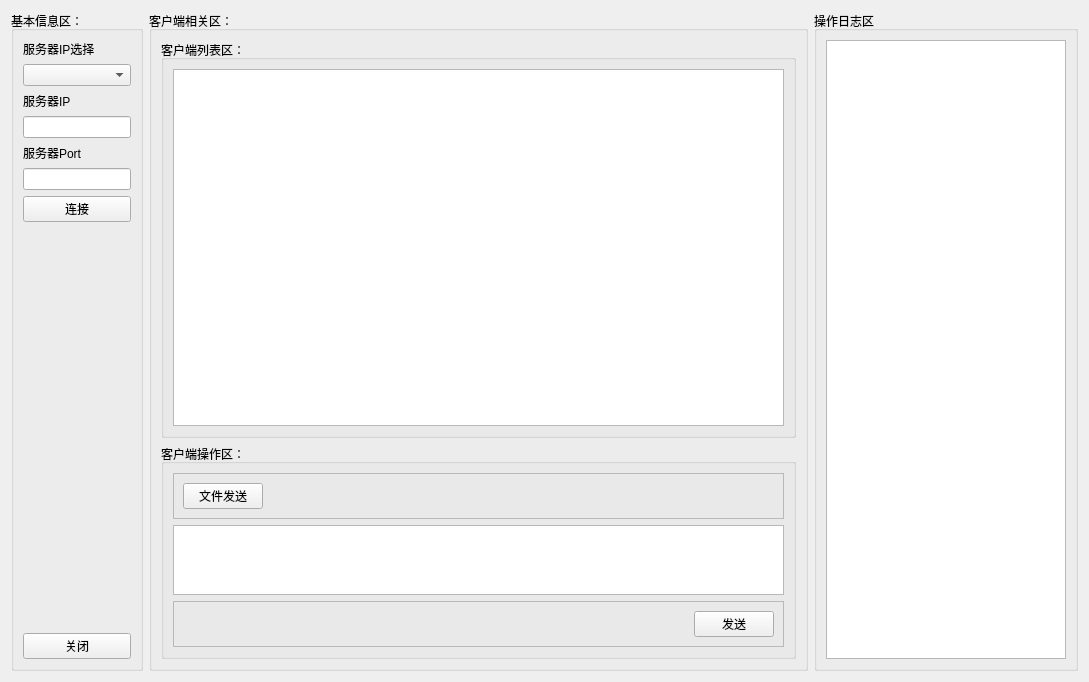
<?xml version="1.0" encoding="UTF-8"?>
<ui version="4.0">
 <class>ServerMainWin</class>
 <widget class="QWidget" name="ServerMainWin">
  <property name="geometry">
   <rect>
    <x>0</x>
    <y>0</y>
    <width>1089</width>
    <height>682</height>
   </rect>
  </property>
  <property name="windowTitle">
   <string>ServerMainWin</string>
  </property>
  <layout class="QHBoxLayout" name="horizontalLayout" stretch="1,5,2">
   <item>
    <widget class="QGroupBox" name="groupBox">
     <property name="title">
      <string>基本信息区：</string>
     </property>
     <layout class="QVBoxLayout" name="verticalLayout">
      <item>
       <widget class="QLabel" name="label">
        <property name="text">
         <string>服务器IP选择</string>
        </property>
       </widget>
      </item>
      <item>
       <widget class="QComboBox" name="comboBox"/>
      </item>
      <item>
       <widget class="QLabel" name="label_2">
        <property name="text">
         <string>服务器IP</string>
        </property>
       </widget>
      </item>
      <item>
       <widget class="QLineEdit" name="lineEdit"/>
      </item>
      <item>
       <widget class="QLabel" name="label_3">
        <property name="text">
         <string>服务器Port</string>
        </property>
       </widget>
      </item>
      <item>
       <widget class="QLineEdit" name="lineEdit_2"/>
      </item>
      <item>
       <widget class="QPushButton" name="ConnectBtn">
        <property name="text">
         <string>连接</string>
        </property>
       </widget>
      </item>
      <item>
       <spacer name="verticalSpacer">
        <property name="orientation">
         <enum>Qt::Vertical</enum>
        </property>
        <property name="sizeHint" stdset="0">
         <size>
          <width>20</width>
          <height>589</height>
         </size>
        </property>
       </spacer>
      </item>
      <item>
       <widget class="QPushButton" name="CloseWinBtn">
        <property name="text">
         <string>关闭</string>
        </property>
       </widget>
      </item>
     </layout>
    </widget>
   </item>
   <item>
    <widget class="QGroupBox" name="groupBox_2">
     <property name="title">
      <string>客户端相关区：</string>
     </property>
     <layout class="QVBoxLayout" name="verticalLayout_2" stretch="2,1">
      <item>
       <widget class="QGroupBox" name="groupBox_4">
        <property name="title">
         <string>客户端列表区：</string>
        </property>
        <layout class="QGridLayout" name="gridLayout">
         <item row="0" column="0">
          <widget class="QTableWidget" name="tableWidget"/>
         </item>
        </layout>
       </widget>
      </item>
      <item>
       <widget class="QGroupBox" name="groupBox_5">
        <property name="title">
         <string>客户端操作区：</string>
        </property>
        <layout class="QVBoxLayout" name="verticalLayout_3" stretch="1,2,1">
         <item>
          <widget class="QFrame" name="frame">
           <property name="frameShape">
            <enum>QFrame::StyledPanel</enum>
           </property>
           <property name="frameShadow">
            <enum>QFrame::Raised</enum>
           </property>
           <layout class="QHBoxLayout" name="horizontalLayout_3">
            <item>
             <widget class="QPushButton" name="FileSendBtn">
              <property name="text">
               <string>文件发送</string>
              </property>
             </widget>
            </item>
            <item>
             <spacer name="horizontalSpacer_2">
              <property name="orientation">
               <enum>Qt::Horizontal</enum>
              </property>
              <property name="sizeHint" stdset="0">
               <size>
                <width>505</width>
                <height>20</height>
               </size>
              </property>
             </spacer>
            </item>
           </layout>
          </widget>
         </item>
         <item>
          <widget class="QTextEdit" name="textEdit_2"/>
         </item>
         <item>
          <widget class="QFrame" name="frame_2">
           <property name="frameShape">
            <enum>QFrame::StyledPanel</enum>
           </property>
           <property name="frameShadow">
            <enum>QFrame::Raised</enum>
           </property>
           <layout class="QHBoxLayout" name="horizontalLayout_2">
            <item>
             <spacer name="horizontalSpacer">
              <property name="orientation">
               <enum>Qt::Horizontal</enum>
              </property>
              <property name="sizeHint" stdset="0">
               <size>
                <width>505</width>
                <height>20</height>
               </size>
              </property>
             </spacer>
            </item>
            <item>
             <widget class="QPushButton" name="SendMsgBtn">
              <property name="text">
               <string>发送</string>
              </property>
             </widget>
            </item>
           </layout>
          </widget>
         </item>
        </layout>
       </widget>
      </item>
     </layout>
    </widget>
   </item>
   <item>
    <widget class="QGroupBox" name="groupBox_3">
     <property name="title">
      <string>操作日志区</string>
     </property>
     <layout class="QGridLayout" name="gridLayout_2">
      <item row="0" column="0">
       <widget class="QTextEdit" name="textEdit"/>
      </item>
     </layout>
    </widget>
   </item>
  </layout>
 </widget>
 <resources/>
 <connections/>
</ui>
